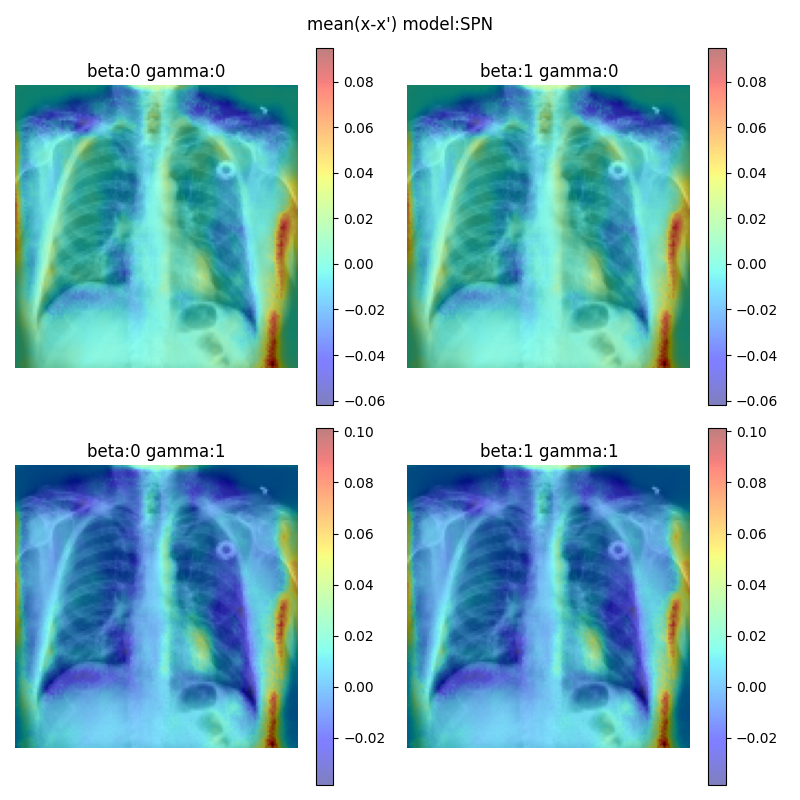
#> input picture cnn_spn_models/full_run_100e_ft25/grid0/fold_0/counterfactual_imgs/0image_no_w_SPN.png, 800 x 800 px; its folder holds only this picture in this run
$ python -i preprocessing_new.py   (imports and definitions only)
#> lines starting #> are read from the running program, lines starting #| are printed output that depends on the picture
import os
import random
import pickle
from collections import defaultdict

import cv2
import numpy as np
import pandas as pd
from PIL import Image


NIH_ROOT = "data"
CSV_PATH = os.path.join(NIH_ROOT, "Data_Entry_2017.csv")
IMAGE_ROOT = NIH_ROOT

OUTPUT_PKL = "chexpert.pkl"
RANDOM_SEED = 42


def process_image(image_path, size=(128, 128)):
    """
    Load an image from disk, convert to grayscale,
    apply CLAHE, resize, and return as numpy array.
    """
#> called with size = (128, 128)
    # Load with PIL
    pil_img = Image.open(image_path).convert("RGB")
    img = np.array(pil_img)

    # Convert to grayscale
    gray_img = cv2.cvtColor(img, cv2.COLOR_RGB2GRAY)
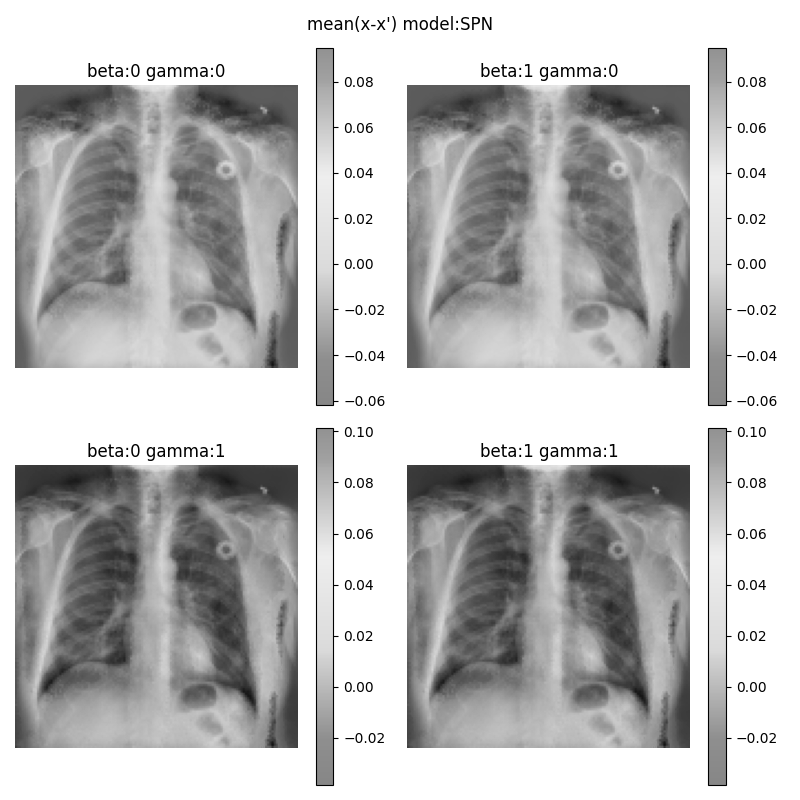
#> gray_img: shape (800, 800); min 0, max 255, mean 190.2

    # Apply CLAHE
    clahe = cv2.createCLAHE(clipLimit=2.0, tileGridSize=(8, 8))
    clahe_img = clahe.apply(gray_img)
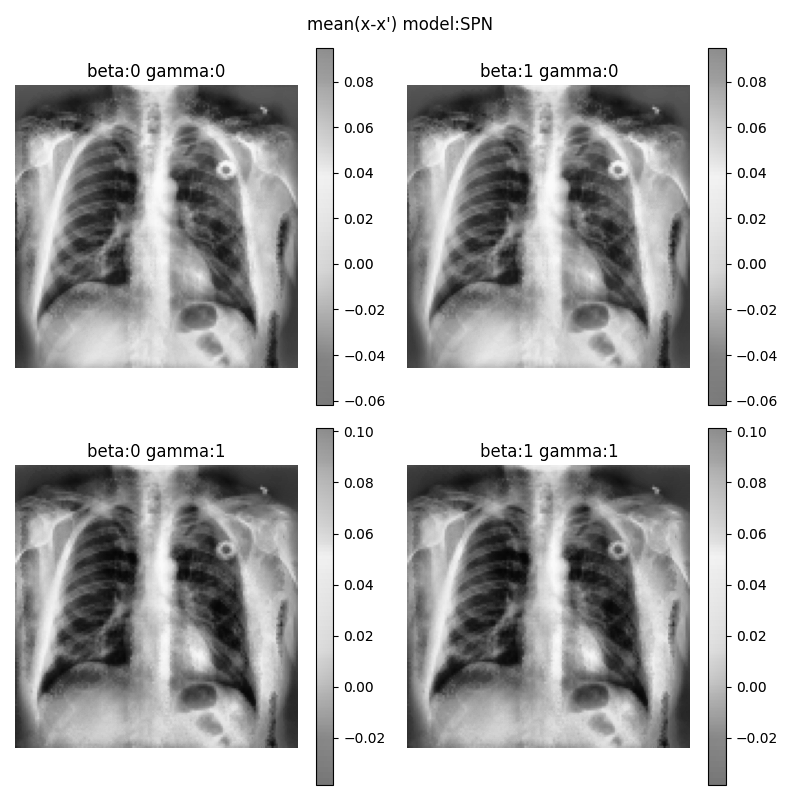
#> clahe_img: shape (800, 800); min 1, max 255, mean 187.4

    # Resize to target size
    resized_img = cv2.resize(clahe_img, size, interpolation=cv2.INTER_AREA)
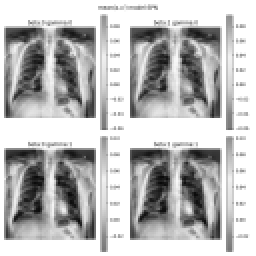
#> resized_img: shape (128, 128) (shown 2 times larger); min 9, max 255, mean 187.4

    # Normalize to [0,1] as float32

    return resized_img  # shape: (H, W)


# [162 lines left out: functions load_and_filter_metadata, build_image_map, patient_level_split, balance_per_split, build_numpy_and_save, not called in this run]


# [14 lines not run here, left out]

>>> result = process_image('cnn_spn_models/full_run_100e_ft25/grid0/fold_0/counterfactual_imgs/0image_no_w_SPN.png')

$ run again, on cnn_spn_models/full_run_100e_ft25/grid0/fold_0/counterfactual_imgs/1image_no_w_SPN.png
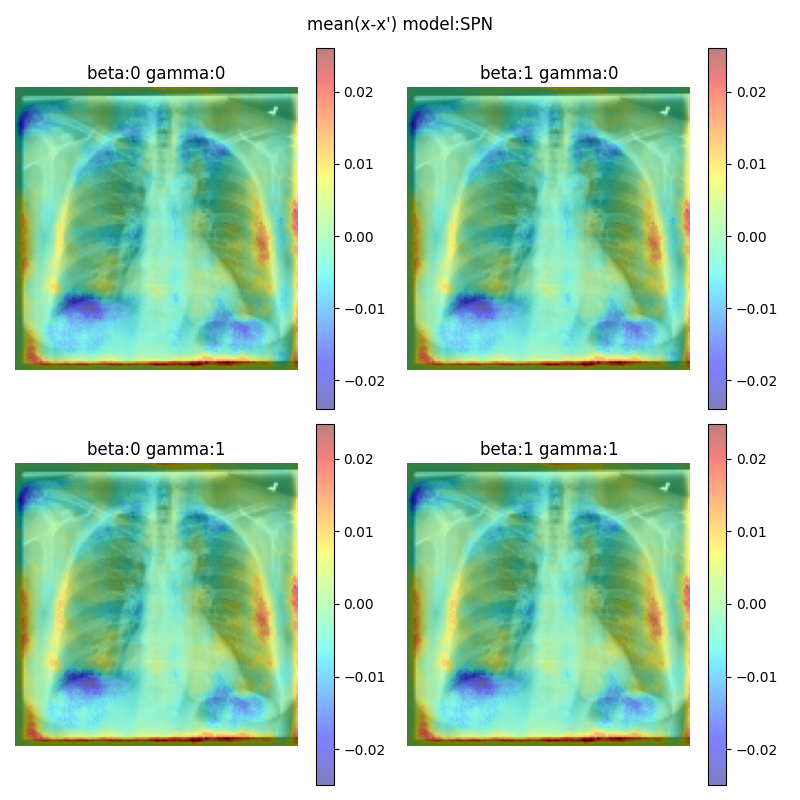
#> input picture cnn_spn_models/full_run_100e_ft25/grid0/fold_0/counterfactual_imgs/1image_no_w_SPN.png, 800 x 800 px
#> in process_image, `gray_img = cv2.cvtColor(img, cv2.COLOR_RGB2GRAY)`:
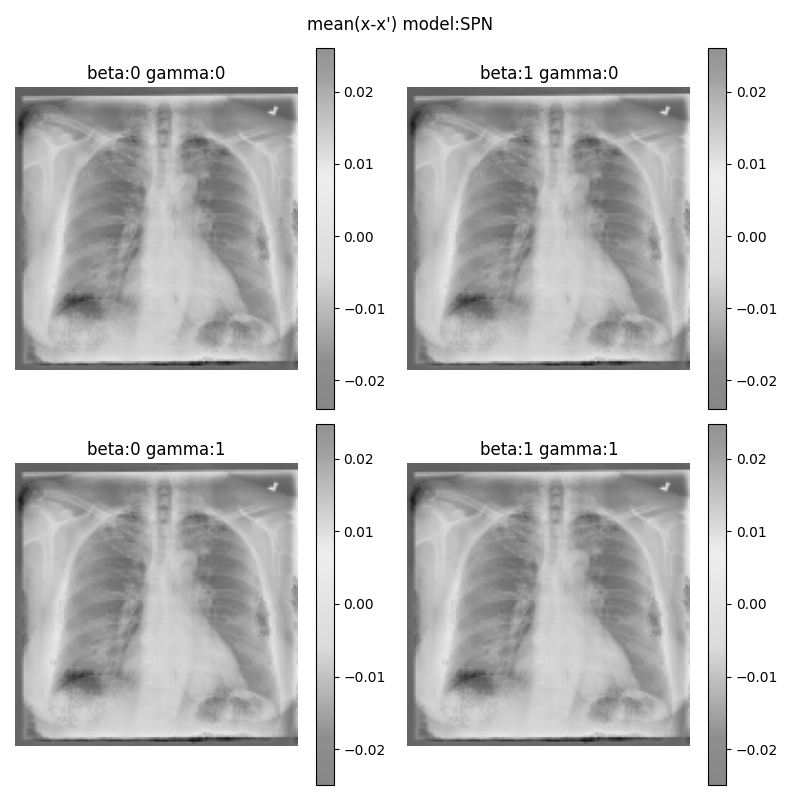
#> gray_img: shape (800, 800); min 0, max 255, mean 204.1
#> in process_image, `resized_img = cv2.resize(clahe_img, size, interpolation=cv2.INTER_AREA)`:
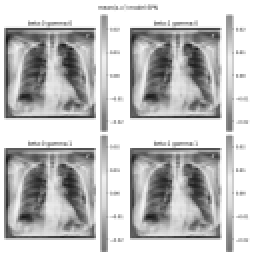
#> resized_img: shape (128, 128) (shown 2 times larger); min 23, max 255, mean 194

$ run again, on cnn_spn_models/full_run_100e_ft25/grid0/fold_0/counterfactual_imgs/2image_no_w_SPN.png
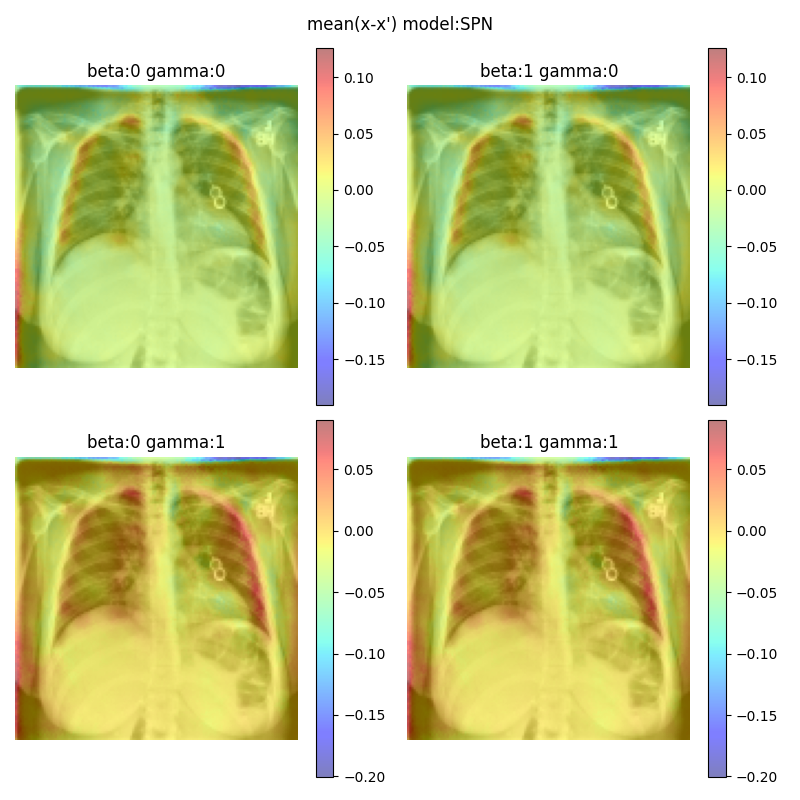
#> input picture cnn_spn_models/full_run_100e_ft25/grid0/fold_0/counterfactual_imgs/2image_no_w_SPN.png, 800 x 800 px
#> in process_image, `gray_img = cv2.cvtColor(img, cv2.COLOR_RGB2GRAY)`:
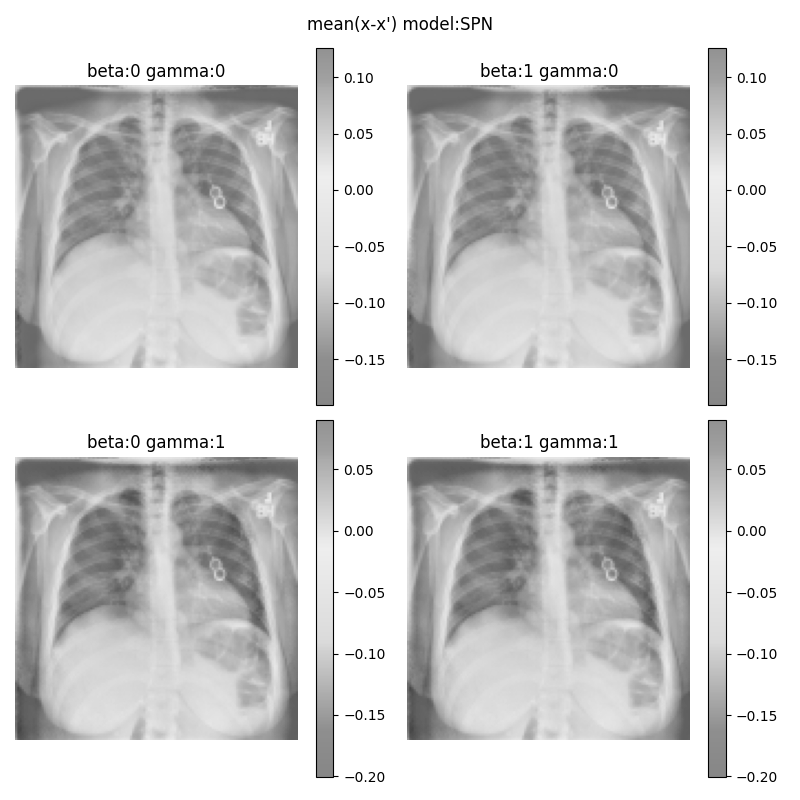
#> gray_img: shape (800, 800); min 0, max 255, mean 208.3
#> in process_image, `resized_img = cv2.resize(clahe_img, size, interpolation=cv2.INTER_AREA)`:
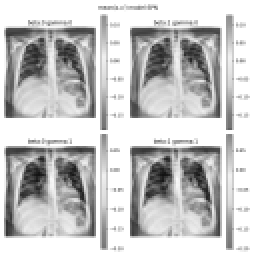
#> resized_img: shape (128, 128) (shown 2 times larger); min 18, max 255, mean 197.7

$ run again, on cnn_spn_models/full_run_100e_ft25/grid0/fold_0/counterfactual_imgs/3image_no_w_SPN.png
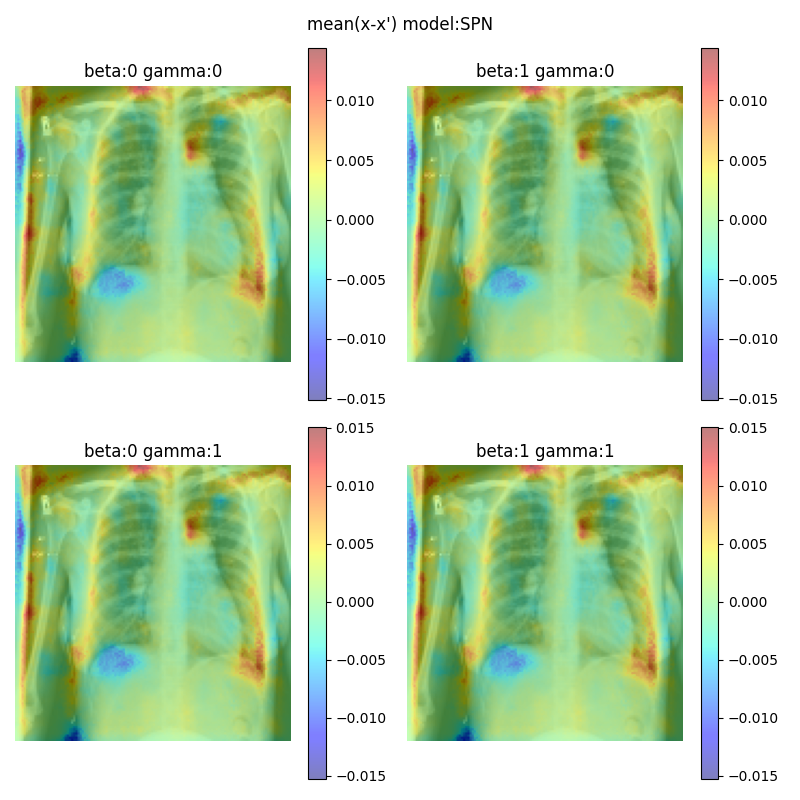
#> input picture cnn_spn_models/full_run_100e_ft25/grid0/fold_0/counterfactual_imgs/3image_no_w_SPN.png, 800 x 800 px
#> in process_image, `gray_img = cv2.cvtColor(img, cv2.COLOR_RGB2GRAY)`:
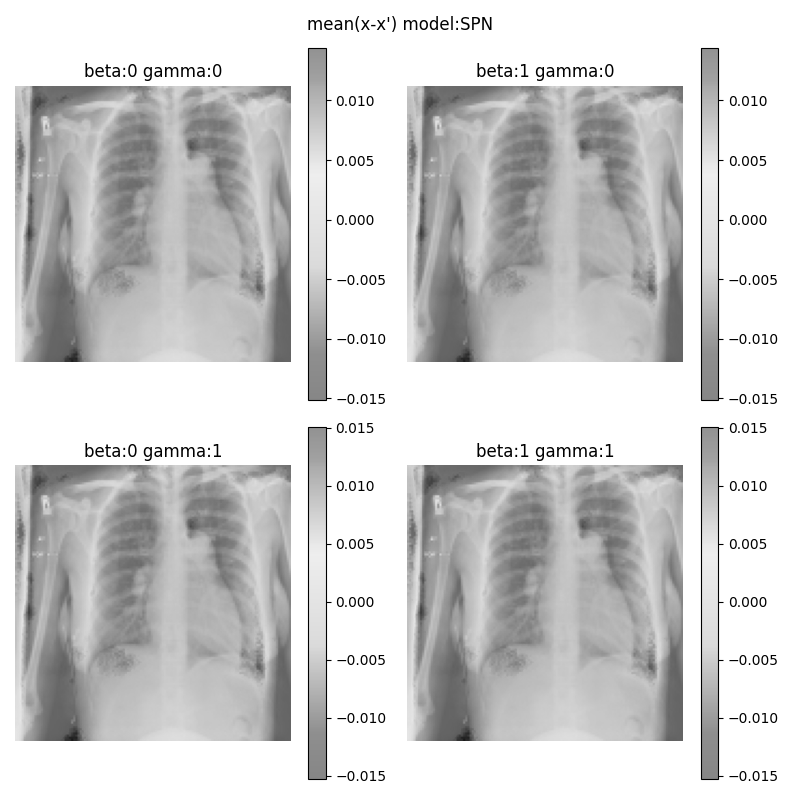
#> gray_img: shape (800, 800); min 0, max 255, mean 207.3
#> in process_image, `resized_img = cv2.resize(clahe_img, size, interpolation=cv2.INTER_AREA)`:
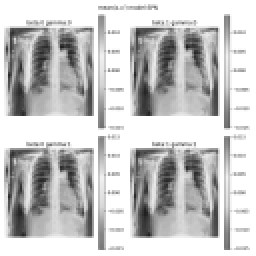
#> resized_img: shape (128, 128) (shown 2 times larger); min 29, max 255, mean 199
